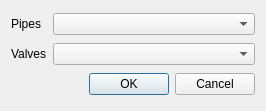
<?xml version="1.0" encoding="UTF-8"?>
<ui version="4.0">
 <class>connectLayers</class>
 <widget class="QDialog" name="connectLayers">
  <property name="geometry">
   <rect>
    <x>0</x>
    <y>0</y>
    <width>266</width>
    <height>111</height>
   </rect>
  </property>
  <property name="windowTitle">
   <string>qWat :: connect layers</string>
  </property>
  <layout class="QGridLayout" name="gridLayout">
   <item row="0" column="0">
    <widget class="QLabel" name="label">
     <property name="text">
      <string>Pipes</string>
     </property>
    </widget>
   </item>
   <item row="1" column="0">
    <widget class="QLabel" name="label_2">
     <property name="text">
      <string>Valves</string>
     </property>
    </widget>
   </item>
   <item row="2" column="1">
    <widget class="QDialogButtonBox" name="buttonBox">
     <property name="orientation">
      <enum>Qt::Horizontal</enum>
     </property>
     <property name="standardButtons">
      <set>QDialogButtonBox::Cancel|QDialogButtonBox::Ok</set>
     </property>
    </widget>
   </item>
   <item row="0" column="1">
    <widget class="QComboBox" name="pipesCombo"/>
   </item>
   <item row="1" column="1">
    <widget class="QComboBox" name="valvesCombo"/>
   </item>
  </layout>
 </widget>
 <tabstops>
  <tabstop>buttonBox</tabstop>
  <tabstop>pipesCombo</tabstop>
  <tabstop>valvesCombo</tabstop>
 </tabstops>
 <resources/>
 <connections>
  <connection>
   <sender>buttonBox</sender>
   <signal>accepted()</signal>
   <receiver>connectLayers</receiver>
   <slot>accept()</slot>
   <hints>
    <hint type="sourcelabel">
     <x>248</x>
     <y>254</y>
    </hint>
    <hint type="destinationlabel">
     <x>157</x>
     <y>274</y>
    </hint>
   </hints>
  </connection>
  <connection>
   <sender>buttonBox</sender>
   <signal>rejected()</signal>
   <receiver>connectLayers</receiver>
   <slot>reject()</slot>
   <hints>
    <hint type="sourcelabel">
     <x>316</x>
     <y>260</y>
    </hint>
    <hint type="destinationlabel">
     <x>286</x>
     <y>274</y>
    </hint>
   </hints>
  </connection>
 </connections>
</ui>
